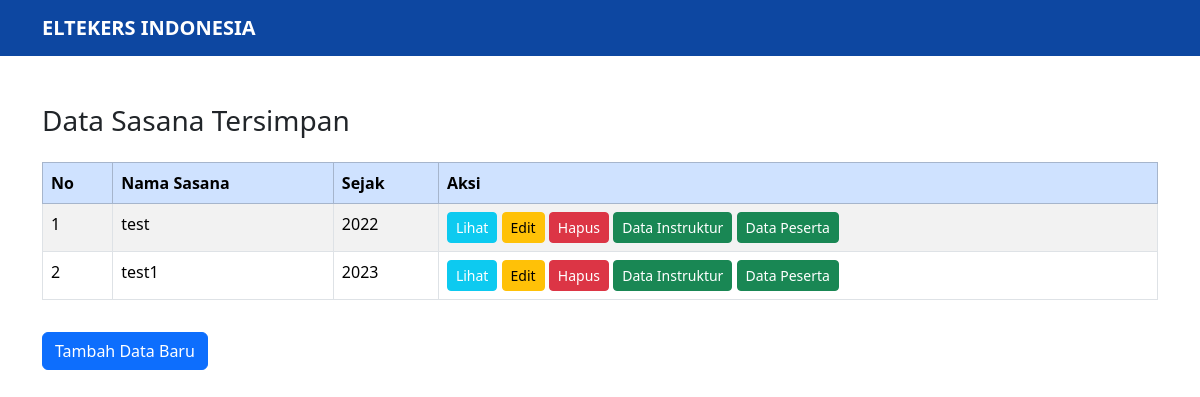
The page /sasana/ on the database as committed earlier.
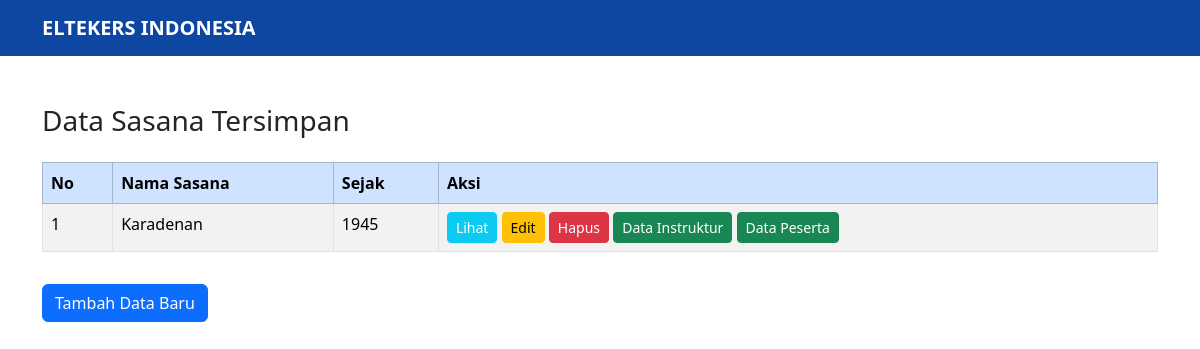
The same page on the database as committed later.
### web_eltekers/models.py (models this page shows, shortened)
class Sasana(models.Model):
    id_sasana = models.UUIDField(primary_key=True, default=uuid.uuid4, editable=False)
    nama_sasana = models.CharField(max_length=255)
    sejak = models.IntegerField()
    alamat_sasana = models.TextField()
    provinsi = models.CharField(max_length=255)
    kota_kabupaten = models.CharField(max_length=255)
    kecamatan = models.CharField(max_length=255)
    kelurahan = models.CharField(max_length=255)
    jumlah_instruktur = models.IntegerField()
    jumlah_peserta = models.IntegerField()
    peserta_aktif = models.IntegerField()
    jumlah_latihan_per_minggu = models.IntegerField()
    link_gmap = models.URLField(max_length=500, blank=True, null=True)
    profile = models.ImageField(upload_to='sasana_profiles/', blank=True, null=True)

### web_eltekers/views.py (the view)
# urls.py: path('sasana/', views.list_sasana, name='list-sasana'),
def list_sasana(request):
    data = Sasana.objects.all()
    return render(request, 'sasana_list.html', {'data': data})

### web_eltekers/templates/sasana_list.html (shortened to what this page needs)
<!DOCTYPE html>
<html lang="id">
<head>
    <link href="https://cdn.jsdelivr.net/npm/bootstrap@5.3.3/dist/css/bootstrap.min.css" rel="stylesheet">
</head>
<body>
    <nav class="navbar navbar-expand-lg" style="background-color: #0d47a1;">
        <div class="container">
            <a class="navbar-brand text-white fw-bold" href="#">ELTEKERS INDONESIA</a>
        </div>
    </nav>
    <div class="container mt-5">
        <h3 class="mb-4">Data Sasana Tersimpan</h3>
        <table class="table table-bordered table-striped">
            <thead class="table-primary">
                <tr>
                    <th>No</th>
                    <th>Nama Sasana</th>
                    <th>Sejak</th>
                    <th>Aksi</th>
                </tr>
            </thead>
            <tbody>
                {% for s in data %}
                <tr>
                    <td>{{ forloop.counter }}</td>
                    <td>{{ s.nama_sasana }}</td>
                    <td>{{ s.sejak }}</td>
                    <td>
                        <a href="{% url 'detail-sasana' s.id_sasana %}" class="btn btn-sm btn-info text-white">Lihat</a>
                        <a href="{% url 'update-sasana' s.id_sasana %}" class="btn btn-sm btn-warning">Edit</a>
                        <a href="{% url 'delete-sasana' s.id_sasana %}" class="btn btn-sm btn-danger">Hapus</a>
                        <a href="{% url 'list-instruktur' s.id_sasana %}" class="btn btn-sm btn-success">Data Instruktur</a>
                        <a href="{% url 'list-peserta' s.id_sasana %}" class="btn btn-sm btn-success">Data Peserta</a>
                    </td>
                </tr>
                {% empty %}
                <tr>
                    <td colspan="16" class="text-center">Belum ada data</td>
                </tr>
                {% endfor %}
            </tbody>
        </table>
        <a href="{% url 'create-sasana' %}" class="btn btn-primary mt-3">Tambah Data Baru</a>
    </div>
</body>
</html>

Rows that differ between the two databases and show on the page:
removed Sasana: nama_sasana "test", sejak "2022"
removed Sasana: nama_sasana "test1", sejak "2023"
added Sasana: nama_sasana "Karadenan", sejak "1945"
